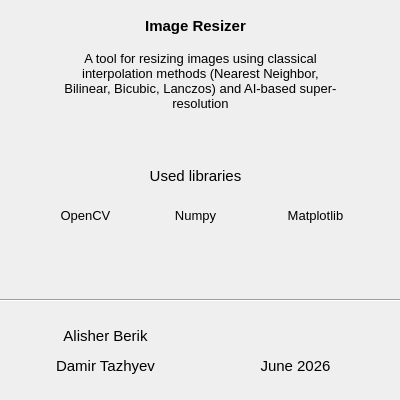
<?xml version="1.0" encoding="UTF-8"?>
<ui version="4.0">
 <class>About</class>
 <widget class="QDialog" name="About">
  <property name="geometry">
   <rect>
    <x>0</x>
    <y>0</y>
    <width>400</width>
    <height>400</height>
   </rect>
  </property>
  <property name="sizePolicy">
   <sizepolicy hsizetype="Fixed" vsizetype="Fixed">
    <horstretch>0</horstretch>
    <verstretch>0</verstretch>
   </sizepolicy>
  </property>
  <property name="minimumSize">
   <size>
    <width>400</width>
    <height>400</height>
   </size>
  </property>
  <property name="maximumSize">
   <size>
    <width>400</width>
    <height>400</height>
   </size>
  </property>
  <property name="windowTitle">
   <string>About</string>
  </property>
  <widget class="QLabel" name="label">
   <property name="geometry">
    <rect>
     <x>30</x>
     <y>320</y>
     <width>151</width>
     <height>31</height>
    </rect>
   </property>
   <property name="font">
    <font>
     <pointsize>11</pointsize>
    </font>
   </property>
   <property name="text">
    <string>Alisher Berik</string>
   </property>
   <property name="alignment">
    <set>Qt::AlignmentFlag::AlignCenter</set>
   </property>
  </widget>
  <widget class="QLabel" name="label_2">
   <property name="geometry">
    <rect>
     <x>30</x>
     <y>350</y>
     <width>151</width>
     <height>31</height>
    </rect>
   </property>
   <property name="font">
    <font>
     <pointsize>11</pointsize>
    </font>
   </property>
   <property name="text">
    <string>Damir Tazhyev</string>
   </property>
   <property name="alignment">
    <set>Qt::AlignmentFlag::AlignCenter</set>
   </property>
  </widget>
  <widget class="Line" name="line">
   <property name="geometry">
    <rect>
     <x>0</x>
     <y>290</y>
     <width>401</width>
     <height>20</height>
    </rect>
   </property>
   <property name="orientation">
    <enum>Qt::Orientation::Horizontal</enum>
   </property>
  </widget>
  <widget class="QLabel" name="label_5">
   <property name="geometry">
    <rect>
     <x>120</x>
     <y>160</y>
     <width>151</width>
     <height>31</height>
    </rect>
   </property>
   <property name="font">
    <font>
     <pointsize>11</pointsize>
    </font>
   </property>
   <property name="text">
    <string>Used libraries</string>
   </property>
   <property name="alignment">
    <set>Qt::AlignmentFlag::AlignCenter</set>
   </property>
  </widget>
  <widget class="QLabel" name="label_6">
   <property name="geometry">
    <rect>
     <x>10</x>
     <y>200</y>
     <width>151</width>
     <height>31</height>
    </rect>
   </property>
   <property name="font">
    <font>
     <pointsize>10</pointsize>
    </font>
   </property>
   <property name="text">
    <string>OpenCV</string>
   </property>
   <property name="alignment">
    <set>Qt::AlignmentFlag::AlignCenter</set>
   </property>
   <property name="openExternalLinks">
    <bool>true</bool>
   </property>
  </widget>
  <widget class="QLabel" name="label_8">
   <property name="geometry">
    <rect>
     <x>120</x>
     <y>200</y>
     <width>151</width>
     <height>31</height>
    </rect>
   </property>
   <property name="font">
    <font>
     <pointsize>10</pointsize>
    </font>
   </property>
   <property name="text">
    <string>Numpy</string>
   </property>
   <property name="alignment">
    <set>Qt::AlignmentFlag::AlignCenter</set>
   </property>
  </widget>
  <widget class="QLabel" name="label_9">
   <property name="geometry">
    <rect>
     <x>240</x>
     <y>200</y>
     <width>151</width>
     <height>31</height>
    </rect>
   </property>
   <property name="font">
    <font>
     <pointsize>10</pointsize>
    </font>
   </property>
   <property name="text">
    <string>Matplotlib</string>
   </property>
   <property name="alignment">
    <set>Qt::AlignmentFlag::AlignCenter</set>
   </property>
  </widget>
  <widget class="QLabel" name="label_7">
   <property name="geometry">
    <rect>
     <x>120</x>
     <y>10</y>
     <width>151</width>
     <height>31</height>
    </rect>
   </property>
   <property name="font">
    <font>
     <pointsize>11</pointsize>
     <bold>true</bold>
    </font>
   </property>
   <property name="text">
    <string>Image Resizer</string>
   </property>
   <property name="alignment">
    <set>Qt::AlignmentFlag::AlignCenter</set>
   </property>
  </widget>
  <widget class="QLabel" name="label_10">
   <property name="geometry">
    <rect>
     <x>60</x>
     <y>50</y>
     <width>281</width>
     <height>61</height>
    </rect>
   </property>
   <property name="font">
    <font>
     <pointsize>10</pointsize>
    </font>
   </property>
   <property name="text">
    <string>A tool for resizing images using classical interpolation methods (Nearest Neighbor, Bilinear, Bicubic, Lanczos) and AI-based super-resolution</string>
   </property>
   <property name="alignment">
    <set>Qt::AlignmentFlag::AlignCenter</set>
   </property>
   <property name="wordWrap">
    <bool>true</bool>
   </property>
   <property name="margin">
    <number>0</number>
   </property>
   <property name="indent">
    <number>0</number>
   </property>
  </widget>
  <widget class="QLabel" name="label_4">
   <property name="geometry">
    <rect>
     <x>220</x>
     <y>350</y>
     <width>151</width>
     <height>31</height>
    </rect>
   </property>
   <property name="font">
    <font>
     <pointsize>11</pointsize>
    </font>
   </property>
   <property name="text">
    <string>June 2026</string>
   </property>
   <property name="alignment">
    <set>Qt::AlignmentFlag::AlignCenter</set>
   </property>
  </widget>
 </widget>
 <resources/>
 <connections/>
</ui>
